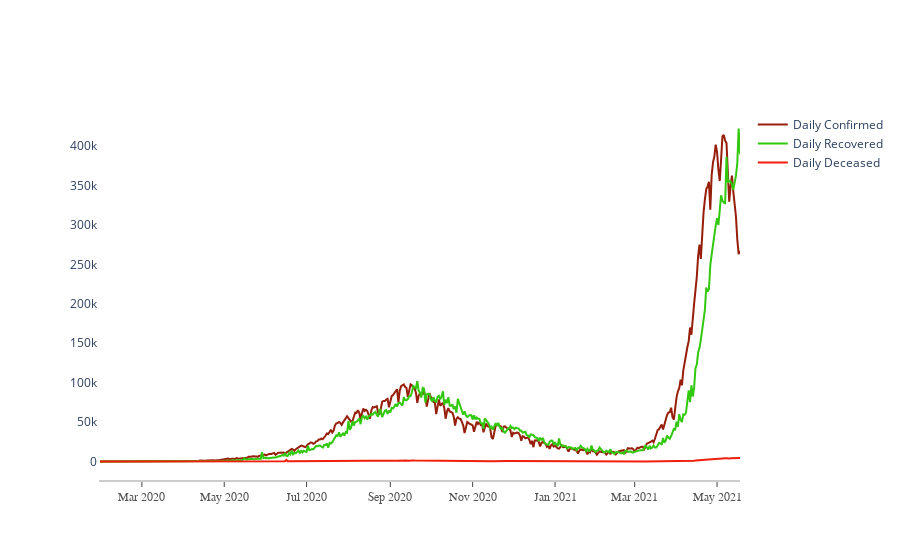

Notebook code for this chart:
### Code cell
# Create a figure to which I'll add plots
fig = go.Figure()
# You can pull individual columns of data from the dataset and use markers or not
fig.add_trace(go.Scatter(x=dsi_ts.index, y=dsi_ts['Daily Confirmed'], 
                        mode='lines', name='Daily Confirmed',
                        line=dict(color='rgb(150,30,10)', width=2)))

fig.add_trace(go.Scatter(x=dsi_ts.index, y=dsi_ts['Daily Recovered'], 
                        mode='lines', name='Daily Recovered',
                        line=dict(color='rgb(50,200,15)', width=2)))

fig.add_trace(go.Scatter(x=dsi_ts.index, y=dsi_ts['Daily Deceased'], 
                        mode='lines', name='Daily Deceased',
                        line=dict(color='rgb(240,30,10)', width=2)))
# You can create custom lines (Dashes : dash, dot, dashdot)
# fig.add_trace(go.Scatter(x=dsi_ts.index, y=dsi_ts['Daily Deceased'], 
#                         mode='lines+markers', name='Daily Deceased',
#                         line=dict(color='firebrick', width=2, dash='dashdot')))
# Further style the figure
# fig.update_layout(title='Stock Price Data 2018 - 2020',
#                    xaxis_title='Price', yaxis_title='Date')

# Go crazy styling the figure
fig.update_layout(
    # Shows gray line without grid, styling fonts, linewidths and more
    xaxis=dict(
        showline=True,
        showgrid=True,
        showticklabels=True,
        linecolor='rgb(204, 204, 204)',
        linewidth=2,
        ticks='outside',
        tickfont=dict(
            family='Arial',
            size=12,
            color='rgb(82, 82, 82)',
        ),
    ),
    # Turn off everything on y axis
    yaxis=dict(
        showgrid=True,
        zeroline=True,
        showline=True,
        showticklabels=True,
    ),
    autosize=True,
    margin=dict(
        autoexpand=True,
        l=100,
        r=20,
        t=110,
    ),
    showlegend=True,
    plot_bgcolor='white'
)

### Figure 1 — Plotly figure (JSON) as saved in the notebook; plotly's stock layout.template omitted (floating-point values rounded to 4 significant figures; data arrays with more than 128 entries replaced by an {"elided": "..."} marker saying what was removed)
{"data": [{"line": {"color": "rgb(150,30,10)", "width": 2}, "mode": "lines", "name": "Daily Confirmed", "type": "scatter", "x": {"elided": "475 str values"}, "y": {"elided": "475 int values"}}, {"line": {"color": "rgb(50,200,15)", "width": 2}, "mode": "lines", "name": "Daily Recovered", "type": "scatter", "x": {"elided": "475 str values"}, "y": {"elided": "475 int values"}}, {"line": {"color": "rgb(240,30,10)", "width": 2}, "mode": "lines", "name": "Daily Deceased", "type": "scatter", "x": {"elided": "475 str values"}, "y": {"elided": "475 int values"}}], "layout": {"autosize": true, "margin": {"autoexpand": true, "l": 100, "r": 20, "t": 110}, "plot_bgcolor": "white", "showlegend": true, "xaxis": {"linecolor": "rgb(204, 204, 204)", "linewidth": 2, "showgrid": true, "showline": true, "showticklabels": true, "tickfont": {"color": "rgb(82, 82, 82)", "family": "Arial", "size": 12}, "ticks": "outside"}, "yaxis": {"showgrid": true, "showline": true, "showticklabels": true, "zeroline": true}}}
